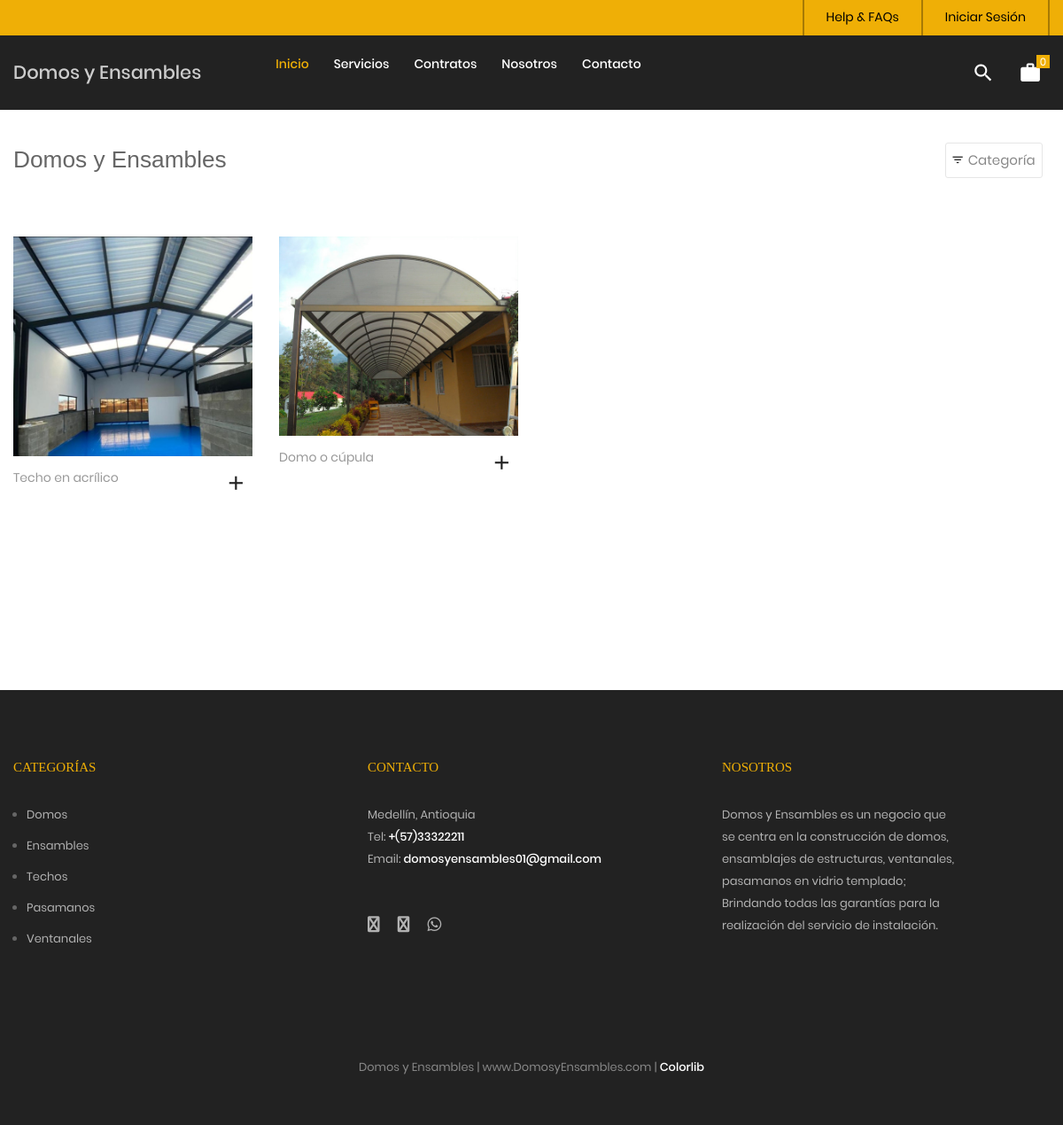
The page /tienda on the database its author committed.
### tables this page shows
CREATE TABLE `servicio` (
  `idservicio` bigint(20) NOT NULL,
  `categoriaid` bigint(20) NOT NULL,
  `codigo` varchar(30) NOT NULL,
  `nombre` varchar(255) NOT NULL,
  `descripcion` text NOT NULL,
  `imagen` varchar(100) DEFAULT NULL,
  `datecreated` datetime NOT NULL DEFAULT current_timestamp(),
  `ruta` varchar(255) NOT NULL,
  `status` int(11) NOT NULL DEFAULT 1
);

CREATE TABLE `categoria` (
  `idcategoria` bigint(20) NOT NULL,
  `nombre` varchar(255) NOT NULL,
  `descripcion` text NOT NULL,
  `portada` varchar(100) NOT NULL,
  `datecreated` datetime NOT NULL DEFAULT current_timestamp(),
  `ruta` varchar(255) NOT NULL,
  `status` int(11) NOT NULL DEFAULT 1
);

### Libraries/Core/Views.php (called while the page is built)
<?php
	class Views
	{
		function getView($controller,$view,$data="")
		{
			$controller = get_class($controller);
			if($controller == "Home"){
				$view = "Views/".$view.".php";
			}else{
				$view = "Views/".$controller."/".$view.".php";
			}
			require_once ($view);
		}
	}
 ?>

### Controllers/Tienda.php (called while the page is built, shortened)
<?php
	require_once("Models/TServicio.php");
	class Tienda extends Controllers{
		public function tienda()
		{
			$data['page_tag'] = NOMBRE_EMPESA;
			$data['page_title'] = NOMBRE_EMPESA;
			$data['page_name'] = "tienda";
			$pagina = 1;
			$cantServicios = $this->cantServicios();
			$total_registro = $cantServicios['total_registro'];
			$desde = ($pagina-1) * PROPORPAGINA;
			$total_paginas = ceil($total_registro / PROPORPAGINA);
			$data['servicios'] = $this->getServiciosPage($desde,PROPORPAGINA);
			$data['pagina'] = $pagina;
			$data['total_paginas'] = $total_paginas;
			$data['categorias'] = $this->getCategorias();
			$this->views->getView($this,"tienda",$data);
		}
	}
 ?>

### index.php (called while the page is built, shortened)
<?php
	require_once("Helpers/Helpers.php");
	require_once("Libraries/Core/Load.php");
 ?>

### Libraries/Core/Mysql.php (called while the page is built, shortened)
<?php
	class Mysql extends Conexion
	{
		private $conexion;
		function __construct()
		{
			$this->conexion = new Conexion();
			$this->conexion = $this->conexion->conect();
		}
		public function select_all(string $query)
		{
			$this->strquery = $query;
        	$result = $this->conexion->prepare($this->strquery);
			$result->execute();
        	$data = $result->fetchall(PDO::FETCH_ASSOC);
        	return $data;
		}
	}
 ?>

### Libraries/Core/Conexion.php (called while the page is built)
<?php
class Conexion{
	private $conect;
	public function __construct(){
		$connectionString = "mysql:host=".DB_HOST.";dbname=".DB_NAME.";charset=".DB_CHARSET;
		try{
			$this->conect = new PDO($connectionString, DB_USER, DB_PASSWORD);
			$this->conect->setAttribute(PDO::ATTR_ERRMODE, PDO::ERRMODE_EXCEPTION);
		}catch(PDOException $e){
			$this->conect = 'Error de conexión';
		    echo "ERROR: " . $e->getMessage();
		}
	}
	public function conect(){
		return $this->conect;
	}
}
?>

### Models/TServicio.php (called while the page is built, shortened)
<?php
require_once("Libraries/Core/Mysql.php");
trait TServicio{
	public function getServiciosPage($desde, $porpagina){
		$this->con = new Mysql();
		$sql = "SELECT p.idservicio,
						p.codigo,
						p.nombre,
						p.descripcion,
						p.categoriaid,
						c.nombre as categoria,
						p.ruta
				FROM servicio p
				INNER JOIN categoria c
				ON p.categoriaid = c.idcategoria
				WHERE p.status = 1 ORDER BY p.idservicio DESC LIMIT $desde,$porpagina";
				$request = $this->con->select_all($sql);
				if(count($request) > 0){
					for ($c=0; $c < count($request) ; $c++) {
						$intIdServicio = $request[$c]['idservicio'];
						$sqlImg = "SELECT img
								FROM imagen
								WHERE servicioid = $intIdServicio";
						$arrImg = $this->con->select_all($sqlImg);
						if(count($arrImg) > 0){
							for ($i=0; $i < count($arrImg); $i++) {
								$arrImg[$i]['url_image'] = media().'/images/uploads/'.$arrImg[$i]['img'];
							}
						}
						$request[$c]['images'] = $arrImg;
					}
				}
		return $request;
	}
}
 ?>

### Helpers/Helpers.php (called while the page is built, shortened)
<?php
	function base_url()
	{
		return BASE_URL;
	}
    function footerTienda($data="")
    {
        $view_footer = "Views/Template/footer_tienda.php";
        require_once ($view_footer);
    }
    function getCatFooter(){
        require_once ("Models/CategoriasModel.php");
        $objCategoria = new CategoriasModel();
        $request = $objCategoria->getCategoriasFooter();
        return $request;
    }
    function getInfoPage(int $idpagina){
        require_once("Libraries/Core/Mysql.php");
        $con = new Mysql();
        $sql = "SELECT * FROM post WHERE idpost = $idpagina";
        $request = $con->select($sql);
        return $request;
    }
 ?>

### Models/CategoriasModel.php (called while the page is built, shortened)
<?php
	class CategoriasModel extends Mysql
	{
		public function getCategoriasFooter(){
			$sql = "SELECT idcategoria, nombre, descripcion, portada, ruta
					FROM categoria WHERE  status = 1 AND idcategoria IN (".CAT_FOOTER.")";
			$request = $this->select_all($sql);
			if(count($request) > 0){
				for ($c=0; $c < count($request) ; $c++) {
					$request[$c]['portada'] = BASE_URL.'/Assets/images/uploads/'.$request[$c]['portada'];
				}
			}
			return $request;
		}
	}
 ?>

### Views/Tienda/tienda.php (the view, shortened to what this page needs)
<?php
$arrServicios = $data['servicios'];
 ?>
<br><br><br>
	<div class="bg0 m-t-23 p-b-140">
		<div class="container">
			<div class="flex-w flex-sb-m p-b-52">
				<div class="flex-w flex-l-m filter-tope-group m-tb-10">
					<h3><?= $data['page_title']; ?></h3>
				</div>
				<div class="flex-w flex-c-m m-tb-10">
					<div class="flex-c-m stext-106 cl6 size-104 bor4 pointer hov-btn3 trans-04 m-r-8 m-tb-4 js-show-filter">
						<i class="icon-filter cl2 m-r-6 fs-15 trans-04 zmdi zmdi-filter-list"></i>
						 Categoría &nbsp;
					</div>
				</div>
			</div>
			<div class="row isotope-grid">
			<?php
			if(count($arrServicios) > 0 ){
				for ($p=0; $p < count($arrServicios); $p++) {
					$ruta = $arrServicios[$p]['ruta'];
					if(count($arrServicios[$p]['images']) > 0 ){
						$portada = $arrServicios[$p]['images'][0]['url_image'];
					}else{
						$portada = media().'/images/uploads/product.png';
					}
			 ?>
				<div class="col-sm-6 col-md-4 col-lg-3 p-b-35 isotope-item women">
					<div class="block2">
						<div class="block2-pic hov-img0">
							<img src="<?= $portada ?>" alt="<?= $arrServicios[$p]['nombre'] ?>">
						</div>
						<div class="block2-txt flex-w flex-t p-t-14">
							<div class="block2-txt-child1 flex-col-l ">
								<a href="<?= base_url().'/tienda/servicio/'.$arrServicios[$p]['idservicio'].'/'.$ruta; ?>" class="stext-104 cl4 hov-cl1 trans-04 js-name-b2 p-b-6">
									<?= $arrServicios[$p]['nombre'] ?>
								</a>
							</div>
							<div class="block2-txt-child2 flex-r p-t-3">
								<a href="#"
								 id="<?= openssl_encrypt($arrServicios[$p]['idservicio'],METHODENCRIPT,KEY); ?>"
								 class="btn-addwish-b2 dis-block pos-relative js-addwish-b2 js-addcart-detail
								 icon-header-item cl2 hov-cl1 trans-04 p-l-22 p-r-11
								 ">
									<i class="zmdi zmdi-plus"></i>
								</a>
							</div>
						</div>
					</div>
				</div>
			<?php }
			}else{
			 ?>
			 <p>No hay servicios para mostrar <a href="<?= base_url() ?>/tienda"> Ver servicios</a></p>
			<?php } ?>
			</div>
			<?php
				if(count($data['servicios']) > 0){
			 ?>
			<div class="flex-c-m flex-w w-full p-t-45">
			</div>
			<?php
				}
			 ?>
		</div>
	</div>
<?php
	footerTienda($data);
?>

### Views/Template/footer_tienda.php (shortened to what this page needs)
	<?php
		$catFotter = getCatFooter();
	 ?>
	<footer class="bg3 p-t-75 p-b-32">
		<div class="container">
			<div class="row">
				<div class="col-sm-6 col-lg-4 p-b-50">
					<h4 class="stext-301 cl1 p-b-30">
						Categorías
					</h4>
					<?php if(count($catFotter) > 0){ ?>
					<ul>
						<?php foreach ($catFotter as $cat) { ?>
						<li class="p-b-10">
							<a href="<?= base_url() ?>/tienda/categoria/<?= $cat['idcategoria'].'/'.$cat['ruta'] ?>" class="stext-107 cl7 hov-cl1 trans-04">
								<?= $cat['nombre'] ?>
							</a>
						</li>
						<?php } ?>
					</ul>
					<?php } ?>
				</div>
				<div class="col-sm-6 col-lg-4 p-b-50">
					<h4 class="stext-301 cl1 p-b-30">
						Contacto
					</h4>
					<p class="stext-107 cl7 size-201">
						<?= DIRECCION ?> <br>
						Tel: <a class="linkFooter" href="tel:<?= TELEMPRESA ?>"><?= TELEMPRESA ?></a><br>
						Email: <a class="linkFooter" href="mailto:<?= EMAIL_EMPRESA ?>"><?= EMAIL_EMPRESA ?></a>
					</p>
					<div class="p-t-27">
						<a href="<?= FACEBOOK ?>" target="_blanck" class="fs-18 cl7 hov-cl1 trans-04 m-r-16">
							<i class="fa fa-facebook"></i>
						</a>
						<a href="<?= INSTAGRAM ?>" target="_blanck"  class="fs-18 cl7 hov-cl1 trans-04 m-r-16">
							<i class="fa fa-instagram"></i>
						</a>
						<a href="https://wa.me/<?= WHATSAPP ?>" target="_blanck"  class="fs-18 cl7 hov-cl1 trans-04 m-r-16">
							<i class="fab fa-whatsapp"></i>
						</a>
					</div>
				</div>
				<div class="col-sm-6 col-lg-4 p-b-50">
					<h4 class="stext-301 cl1 p-b-30">
						Nosotros
					</h4>
					<p class="stext-107 cl7 size-201">
						Domos y Ensambles es un negocio que se centra en la construcción de domos, ensamblajes de estructuras, ventanales, pasamanos en vidrio templado; Brindando todas las garantías para la realización del servicio de instalación.
					</p>
				</div>
			</div>
			<div class="p-t-40">
				<p class="stext-107 cl6 txt-center">
					<?= NOMBRE_EMPESA; ?> | <?= WEB_EMPRESA; ?> | <a href="https://colorlib.com" target="_blank">Colorlib</a>
				</p>
			</div>
		</div>
	</footer>
</body>
</html>

### Assets/tienda/css/main.css (style rules this page uses)
.container { max-width: 1380px; }
@media (max-width: 1600px) { .container { max-width: 1200px; } }
.container p { margin-bottom: 20px; }
.container ul, .container ol { margin-left: 15px; margin-bottom: 20px; }
.container ul, .container ul li { list-style: initial; }
.icon-header-item { position: relative; font-size: 26px; line-height: 1; cursor: pointer; }
.block2-pic { position: relative; }
.block2-txt-child1 { width: calc(100% - 30px); }
.block2-txt-child2 { width: 30px; }
.cl1 { color: #EFAF06; }
.cl2 { color: #222 }
.cl4 { color: #999; }
.cl6 { color: #888; }
.cl7 { color: #b2b2b2; }
.stext-104 { font-family: Poppins-Regular; font-size: 14px; line-height: 1.466667; }
.stext-106 { font-family: Poppins-Regular; font-size: 15px; line-height: 1.2; }
.stext-107 { font-family: Poppins-Regular; font-size: 13px; line-height: 1.923; }
.stext-301 { font-family: Montserrat-Bold; font-size: 15px; line-height: 1.6; text-transform: uppercase; }
.size-104 { min-width: 94px; height: 40px; }
.size-201 { max-width: 270px; }
.bg0 { background-color: #fff; }
.bg3 { background-color: #222; }
.bor4 { border: 1px solid #e6e6e6; border-radius: 3px; }
.hov-img0 { display: block; overflow: hidden; }
.hov-img0 img { width: 100%; -webkit-transition: transform 0.9s ease; -o-transition: transform 0.9s ease; -moz-transition: transform 0.9s ease; transition: transform 0.9s ease; }
.linkFooter { color: #FFF !important; }

### rows shown on the page
servicio: shows a picture, nombre "Techo en acrílico"
servicio: shows a picture, nombre "Domo o cúpula"
categoria: nombre "Domos"
categoria: nombre "Ensambles"
categoria: nombre "Techos"
categoria: nombre "Pasamanos"
categoria: nombre "Ventanales"

### other values the page prints
$data['page_title'] "Domos y Ensambles"
DIRECCION "Medellín, Antioquia"
TELEMPRESA "+(57)33322211"
EMAIL_EMPRESA "domosyensambles01@gmail.com"
NOMBRE_EMPESA "Domos y Ensambles"
WEB_EMPRESA "www.DomosyEnsambles.com"
